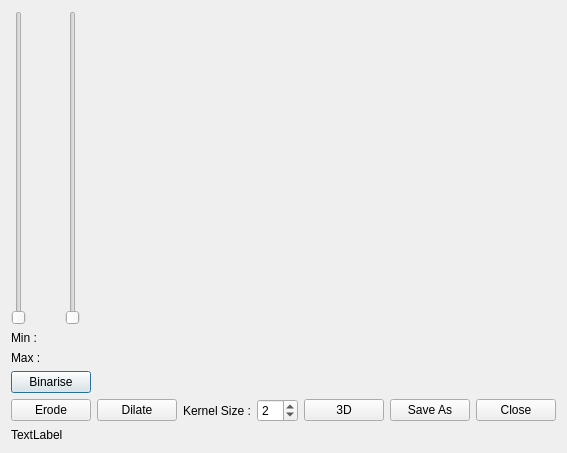
<ui version="4.0" >
 <class>vvSegmentationDialog</class>
 <widget class="QDialog" name="vvSegmentationDialog" >
  <property name="geometry" >
   <rect>
    <x>0</x>
    <y>0</y>
    <width>561</width>
    <height>453</height>
   </rect>
  </property>
  <property name="windowTitle" >
   <string>Segmentation tool</string>
  </property>
  <layout class="QGridLayout" >
   <item row="0" column="0" >
    <widget class="QSlider" name="clipping1Slider" >
     <property name="orientation" >
      <enum>Qt::Vertical</enum>
     </property>
    </widget>
   </item>
   <item row="0" column="1" >
    <widget class="QSlider" name="clipping2Slider" >
     <property name="orientation" >
      <enum>Qt::Vertical</enum>
     </property>
    </widget>
   </item>
   <item rowspan="4" row="0" column="2" colspan="6" >
    <widget class="QVTKWidget" name="viewWidget" />
   </item>
   <item row="1" column="0" >
    <widget class="QLabel" name="minLabel" >
     <property name="sizePolicy" >
      <sizepolicy vsizetype="Fixed" hsizetype="Fixed" >
       <horstretch>0</horstretch>
       <verstretch>0</verstretch>
      </sizepolicy>
     </property>
     <property name="text" >
      <string>Min :</string>
     </property>
    </widget>
   </item>
   <item row="2" column="0" colspan="2" >
    <widget class="QLabel" name="maxLabel" >
     <property name="text" >
      <string>Max :</string>
     </property>
    </widget>
   </item>
   <item row="3" column="0" colspan="2" >
    <widget class="QPushButton" name="binaryButton" >
     <property name="sizePolicy" >
      <sizepolicy vsizetype="Fixed" hsizetype="Fixed" >
       <horstretch>0</horstretch>
       <verstretch>0</verstretch>
      </sizepolicy>
     </property>
     <property name="text" >
      <string>Binarise</string>
     </property>
    </widget>
   </item>
   <item row="4" column="0" colspan="2" >
    <widget class="QPushButton" name="erodeButton" >
     <property name="text" >
      <string>Erode</string>
     </property>
    </widget>
   </item>
   <item row="4" column="2" >
    <widget class="QPushButton" name="dilateButton" >
     <property name="text" >
      <string>Dilate</string>
     </property>
    </widget>
   </item>
   <item row="4" column="3" >
    <widget class="QLabel" name="label" >
     <property name="text" >
      <string>Kernel Size :</string>
     </property>
    </widget>
   </item>
   <item row="4" column="4" >
    <widget class="QSpinBox" name="kernelSpinBox" >
     <property name="minimum" >
      <number>1</number>
     </property>
     <property name="value" >
      <number>2</number>
     </property>
    </widget>
   </item>
   <item row="4" column="5" >
    <widget class="QPushButton" name="dimButton" >
     <property name="sizePolicy" >
      <sizepolicy vsizetype="Fixed" hsizetype="Fixed" >
       <horstretch>0</horstretch>
       <verstretch>0</verstretch>
      </sizepolicy>
     </property>
     <property name="text" >
      <string>3D</string>
     </property>
    </widget>
   </item>
   <item row="4" column="6" >
    <widget class="QPushButton" name="saveButton" >
     <property name="text" >
      <string>Save As</string>
     </property>
    </widget>
   </item>
   <item row="4" column="7" >
    <widget class="QPushButton" name="closeButton" >
     <property name="text" >
      <string>Close</string>
     </property>
    </widget>
   </item>
   <item row="5" column="0" colspan="5" >
    <widget class="QLabel" name="infoLabel" >
     <property name="text" >
      <string>TextLabel</string>
     </property>
    </widget>
   </item>
  </layout>
 </widget>
 <customwidgets>
  <customwidget>
   <class>QVTKWidget</class>
   <extends>QWidget</extends>
   <header>QVTKWidget.h</header>
  </customwidget>
 </customwidgets>
 <resources/>
 <connections>
  <connection>
   <sender>closeButton</sender>
   <signal>clicked()</signal>
   <receiver>vvSegmentationDialog</receiver>
   <slot>reject()</slot>
   <hints>
    <hint type="sourcelabel" >
     <x>528</x>
     <y>403</y>
    </hint>
    <hint type="destinationlabel" >
     <x>542</x>
     <y>423</y>
    </hint>
   </hints>
  </connection>
 </connections>
</ui>
